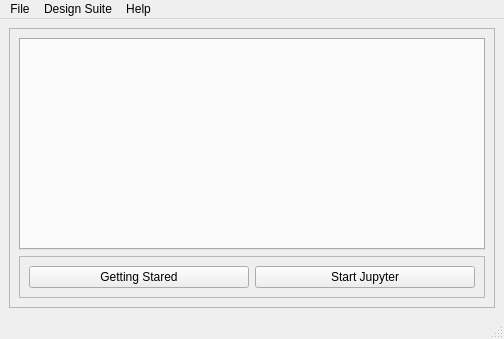
<?xml version="1.0" encoding="UTF-8"?>
<ui version="4.0">
 <class>MainWindow</class>
 <widget class="QMainWindow" name="MainWindow">
  <property name="geometry">
   <rect>
    <x>0</x>
    <y>0</y>
    <width>504</width>
    <height>339</height>
   </rect>
  </property>
  <property name="windowTitle">
   <string>TrustPlatform Design Suite</string>
  </property>
  <widget class="QWidget" name="centralwidget">
   <layout class="QHBoxLayout" name="horizontalLayout_4">
    <item>
     <widget class="QFrame" name="frame">
      <property name="frameShape">
       <enum>QFrame::StyledPanel</enum>
      </property>
      <property name="frameShadow">
       <enum>QFrame::Raised</enum>
      </property>
      <layout class="QVBoxLayout" name="verticalLayout">
       <item>
        <widget class="QTabWidget" name="tabWidget">
         <property name="enabled">
          <bool>true</bool>
         </property>
         <property name="layoutDirection">
          <enum>Qt::LeftToRight</enum>
         </property>
         <property name="tabPosition">
          <enum>QTabWidget::East</enum>
         </property>
         <property name="tabShape">
          <enum>QTabWidget::Rounded</enum>
         </property>
         <property name="currentIndex">
          <number>0</number>
         </property>
         <property name="tabsClosable">
          <bool>false</bool>
         </property>
         <property name="movable">
          <bool>true</bool>
         </property>
         <property name="tabBarAutoHide">
          <bool>true</bool>
         </property>
         <widget class="QWidget" name="tab_ecc608">
          <property name="autoFillBackground">
           <bool>false</bool>
          </property>
          <attribute name="title">
           <string notr="true">ECC608</string>
          </attribute>
          <layout class="QHBoxLayout" name="horizontalLayout_3">
           <item>
            <layout class="QHBoxLayout" name="horizontalLayout_2">
             <item>
              <widget class="QLabel_clickable" name="label_tgo">
               <property name="sizePolicy">
                <sizepolicy hsizetype="Fixed" vsizetype="Fixed">
                 <horstretch>0</horstretch>
                 <verstretch>0</verstretch>
                </sizepolicy>
               </property>
               <property name="maximumSize">
                <size>
                 <width>120</width>
                 <height>119</height>
                </size>
               </property>
               <property name="cursor">
                <cursorShape>PointingHandCursor</cursorShape>
               </property>
               <property name="text">
                <string/>
               </property>
               <property name="pixmap">
                <pixmap>ServicePlan-Logo-TrustandGo-ColorBG-150X147.png</pixmap>
               </property>
               <property name="scaledContents">
                <bool>true</bool>
               </property>
              </widget>
             </item>
             <item>
              <widget class="QLabel_clickable" name="label_tflex">
               <property name="sizePolicy">
                <sizepolicy hsizetype="Fixed" vsizetype="Fixed">
                 <horstretch>0</horstretch>
                 <verstretch>0</verstretch>
                </sizepolicy>
               </property>
               <property name="maximumSize">
                <size>
                 <width>120</width>
                 <height>119</height>
                </size>
               </property>
               <property name="cursor">
                <cursorShape>PointingHandCursor</cursorShape>
               </property>
               <property name="text">
                <string/>
               </property>
               <property name="pixmap">
                <pixmap>ServicePlan-Logo-TrustFlex-ColorBG-150x147.png</pixmap>
               </property>
               <property name="scaledContents">
                <bool>true</bool>
               </property>
              </widget>
             </item>
             <item>
              <widget class="QLabel_clickable" name="label_tcust">
               <property name="sizePolicy">
                <sizepolicy hsizetype="Fixed" vsizetype="Fixed">
                 <horstretch>0</horstretch>
                 <verstretch>0</verstretch>
                </sizepolicy>
               </property>
               <property name="maximumSize">
                <size>
                 <width>120</width>
                 <height>119</height>
                </size>
               </property>
               <property name="cursor">
                <cursorShape>PointingHandCursor</cursorShape>
               </property>
               <property name="text">
                <string/>
               </property>
               <property name="pixmap">
                <pixmap>ServicePlan-Logo-TrustCustom-ColorBG-150X147.png</pixmap>
               </property>
               <property name="scaledContents">
                <bool>true</bool>
               </property>
              </widget>
             </item>
            </layout>
           </item>
          </layout>
         </widget>
        </widget>
       </item>
       <item>
        <widget class="QFrame" name="frame_btn">
         <property name="layoutDirection">
          <enum>Qt::LeftToRight</enum>
         </property>
         <property name="frameShape">
          <enum>QFrame::StyledPanel</enum>
         </property>
         <property name="frameShadow">
          <enum>QFrame::Raised</enum>
         </property>
         <layout class="QHBoxLayout" name="horizontalLayout">
          <item>
           <widget class="QPushButton" name="btn_getting_started">
            <property name="minimumSize">
             <size>
              <width>100</width>
              <height>0</height>
             </size>
            </property>
            <property name="text">
             <string>Getting Stared</string>
            </property>
           </widget>
          </item>
          <item>
           <widget class="QPushButton" name="openJupyter">
            <property name="minimumSize">
             <size>
              <width>100</width>
              <height>0</height>
             </size>
            </property>
            <property name="text">
             <string>Start Jupyter</string>
            </property>
           </widget>
          </item>
         </layout>
        </widget>
       </item>
      </layout>
     </widget>
    </item>
   </layout>
  </widget>
  <widget class="QStatusBar" name="statusbar">
   <property name="focusPolicy">
    <enum>Qt::NoFocus</enum>
   </property>
   <property name="autoFillBackground">
    <bool>true</bool>
   </property>
  </widget>
  <widget class="QMenuBar" name="menubar">
   <property name="geometry">
    <rect>
     <x>0</x>
     <y>0</y>
     <width>504</width>
     <height>26</height>
    </rect>
   </property>
   <widget class="QMenu" name="menuFile">
    <property name="title">
     <string>File</string>
    </property>
    <addaction name="actionMinimize_to_tray"/>
    <addaction name="actionExit"/>
   </widget>
   <widget class="QMenu" name="menuHelp">
    <property name="title">
     <string>Help</string>
    </property>
    <addaction name="actionGUIHelp"/>
    <addaction name="actionWeb_documentation"/>
    <addaction name="actionAbout"/>
   </widget>
   <widget class="QMenu" name="menuDesign_Suite">
    <property name="title">
     <string>Design Suite</string>
    </property>
    <widget class="QMenu" name="menuSetup">
     <property name="title">
      <string>Setup</string>
     </property>
     <addaction name="actionRepository"/>
     <addaction name="actionMPLAB_path"/>
    </widget>
    <addaction name="menuSetup"/>
    <addaction name="actionClean"/>
    <addaction name="actionGet_latest_version"/>
    <addaction name="actionOpen_GitHub_page"/>
   </widget>
   <addaction name="menuFile"/>
   <addaction name="menuDesign_Suite"/>
   <addaction name="menuHelp"/>
  </widget>
  <action name="actionExit">
   <property name="text">
    <string>Exit</string>
   </property>
  </action>
  <action name="actionCheck_for_updates">
   <property name="text">
    <string>Check for updates</string>
   </property>
  </action>
  <action name="actionWeb_documentation">
   <property name="text">
    <string>Web documentation</string>
   </property>
  </action>
  <action name="actionGUIHelp">
   <property name="text">
    <string>GUI help</string>
   </property>
  </action>
  <action name="actionSettings">
   <property name="text">
    <string>Settings</string>
   </property>
  </action>
  <action name="actionOpen_Conda_prompt">
   <property name="enabled">
    <bool>false</bool>
   </property>
   <property name="text">
    <string>Open Conda prompt</string>
   </property>
  </action>
  <action name="actionGet_latest_version">
   <property name="text">
    <string>Update</string>
   </property>
  </action>
  <action name="actionOpen_GitHub_page">
   <property name="text">
    <string>GitHub page</string>
   </property>
  </action>
  <action name="actionMinimize_to_tray">
   <property name="checkable">
    <bool>true</bool>
   </property>
   <property name="text">
    <string>Minimize to tray</string>
   </property>
  </action>
  <action name="actionChange_repository_path">
   <property name="text">
    <string>Change path</string>
   </property>
  </action>
  <action name="actionClean">
   <property name="text">
    <string>Clean</string>
   </property>
  </action>
  <action name="actionAbout">
   <property name="text">
    <string>About</string>
   </property>
  </action>
  <action name="actionRepository">
   <property name="text">
    <string>Repository</string>
   </property>
  </action>
  <action name="actionMPLAB_path">
   <property name="text">
    <string>MPLAB X IDE path</string>
   </property>
  </action>
 </widget>
 <customwidgets>
  <customwidget>
   <class>QLabel_clickable</class>
   <extends>QLabel</extends>
   <header>custom_widgets.h</header>
  </customwidget>
 </customwidgets>
 <resources/>
 <connections/>
</ui>
